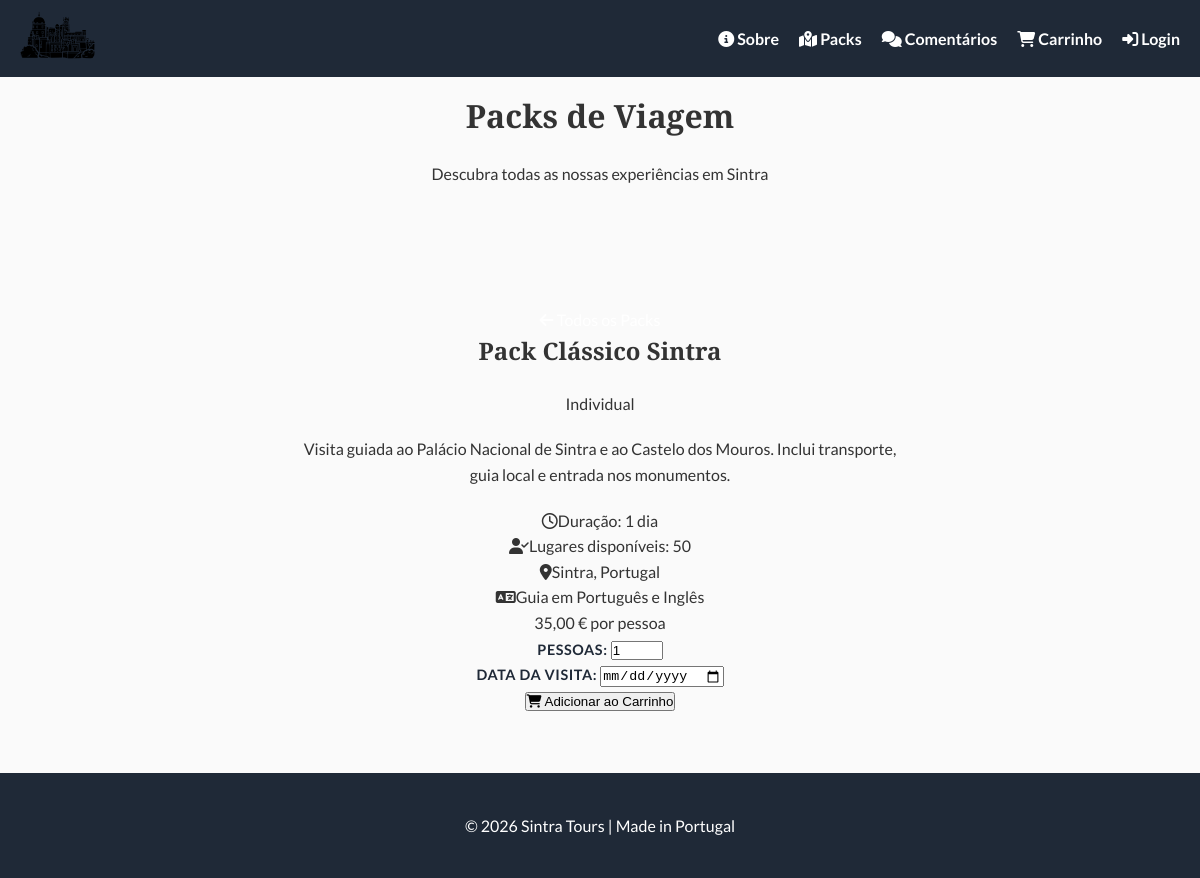
The app's page /packs.php?id=1 with its own data.
### tables this page shows
CREATE TABLE produtos (
    id INT AUTO_INCREMENT PRIMARY KEY,
    nome VARCHAR(100) NOT NULL,
    descricao TEXT,
    preco DECIMAL(10,2) NOT NULL,
    duracao VARCHAR(50),           
    stock INT NOT NULL DEFAULT 50,
    categoria_id INT,
    imagem VARCHAR(255),
    destaque TINYINT(1) DEFAULT 0,  
    FOREIGN KEY (categoria_id) REFERENCES categorias(id)
);

CREATE TABLE categorias (
    id INT AUTO_INCREMENT PRIMARY KEY,
    nome VARCHAR(50) NOT NULL,
    descricao VARCHAR(255)
);

### packs.php (the view, shortened to what this page needs)
<?php
require_once('includes/ligacao.php');
$pack_detalhe = null;
if (isset($_GET['id'])) {
    $id = (int)$_GET['id'];
    $r = $conn->query("SELECT p.*, c.nome as categoria FROM produtos p LEFT JOIN categorias c ON p.categoria_id=c.id WHERE p.id=$id");
    if ($r && $r->num_rows == 1) $pack_detalhe = $r->fetch_assoc();
}
?>
<?php include 'includes/menu.php'; ?>
<div class="inner-page-hero">
    <h1>Packs de Viagem</h1>
    <p>Descubra todas as nossas experiências em Sintra</p>
</div>
<?php if ($pack_detalhe): ?>
<section class="section pack-detalhe-section">
    <div class="pack-detalhe-card">
        <a href="packs.php" class="btn-back"><i class="fas fa-arrow-left"></i> Todos os Packs</a>
        <h2><?= htmlspecialchars($pack_detalhe['nome']) ?></h2>
        <p class="pack-categoria-label"><?= htmlspecialchars($pack_detalhe['categoria']) ?></p>
        <p class="pack-desc-full"><?= nl2br(htmlspecialchars($pack_detalhe['descricao'])) ?></p>
        <div class="pack-detalhe-info">
            <div class="info-item"><i class="far fa-clock"></i><span>Duração: <?= htmlspecialchars($pack_detalhe['duracao']) ?></span></div>
            <div class="info-item"><i class="fas fa-user-check"></i><span>Lugares disponíveis: <?= (int)$pack_detalhe['stock'] ?></span></div>
            <div class="info-item"><i class="fas fa-map-marker-alt"></i><span>Sintra, Portugal</span></div>
            <div class="info-item"><i class="fas fa-language"></i><span>Guia em Português e Inglês</span></div>
        </div>
        <div class="pack-detalhe-preco">
            <span class="preco-big"><?= number_format($pack_detalhe['preco'], 2, ',', '.') ?> €</span>
            <span class="preco-label">por pessoa</span>
        </div>
        <div class="pack-detalhe-reserva">
            <form action="adicionar_carrinho.php" method="post">
                <div class="form-group-inline">
                    <label for="quantidade">Pessoas:</label>
                    <input type="number" id="quantidade" name="quantidade" value="1" min="1" max="<?= (int)$pack_detalhe['stock'] ?>">
                </div>
                <div class="form-group-inline">
                    <label for="data_visita">Data da Visita:</label>
                    <input type="date" id="data_visita" name="data_visita" min="<?= date('Y-m-d', strtotime('+1 day')) ?>" required>
                </div>
                <button type="submit" class="btn-carrinho-grande">
                    <i class="fas fa-shopping-cart"></i> Adicionar ao Carrinho
                </button>
            </form>
        </div>
    </div>
</section>
<?php endif; ?>
<?php include 'includes/footer.php'; ?>

### includes/css/style.css (style rules this page uses)
:root { --font-heading: 'Playfair Display', serif; --font-body: 'Lato', sans-serif; --color-primary: #1f2937; --color-accent: #fbbf24; --color-text: #333; --color-text-light: #555; --color-white: white; --color-bg: #fafafa; --color-bg-secondary: #e5e7eb; --color-shadow: rgba(0,0,0,0.2); }
* { margin: 0; padding: 0; box-sizing: border-box; scroll-behavior: smooth; }
body { font-family: var(--font-body); line-height: 1.6; color: var(--color-text); background-color: var(--color-bg); }
h1, h2 { font-family: var(--font-heading); }
p { font-family: var(--font-body); }
.section { padding: 100px 20px 60px; text-align: center; }
a { color: var(--color-white); text-decoration: none; }
label { font-weight: 700; color: var(--color-primary); font-size: 0.9rem; letter-spacing: 0.04em; text-transform: uppercase; }
p { max-width: 600px; margin: 20px auto; }
.inner-page-hero { display: flex; flex-direction: column; align-items: center; margin-top: 90px; }

### records on screen
produtos: nome "Pack Clássico Sintra", categoria.nome "Individual", descricao "Visita guiada ao Palácio Nacional de Sintra e ao Castelo dos Mouros. Inclui transporte, guia local e entrada nos monumentos.", duracao "1 dia", stock "50", preco "35,00"
